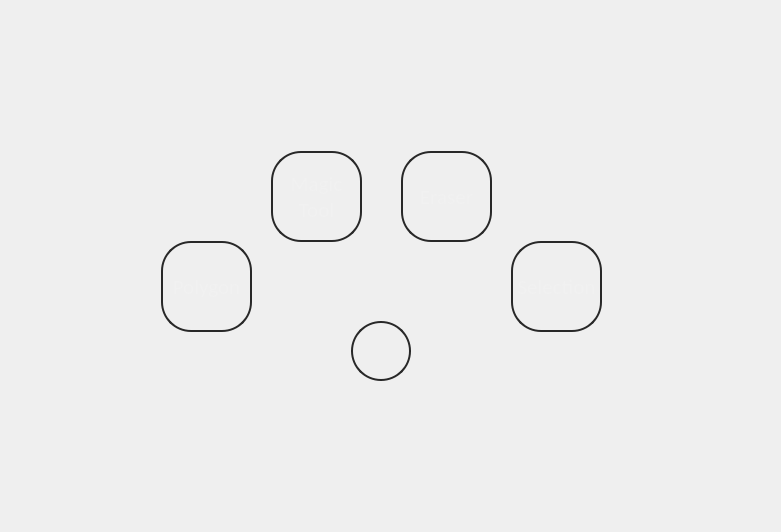
<?xml version="1.0" encoding="UTF-8"?>
<ui version="4.0">
 <class>tool_selection_onscreen_menu</class>
 <widget class="QDialog" name="tool_selection_onscreen_menu">
  <property name="geometry">
   <rect>
    <x>0</x>
    <y>0</y>
    <width>781</width>
    <height>532</height>
   </rect>
  </property>
  <property name="windowTitle">
   <string>Dialog</string>
  </property>
  <property name="styleSheet">
   <string notr="true">
QPushButton{

font: 16pt &quot;Calibri&quot;;
border-width: 2px;
border-color:  rgb(40, 40, 40);
border-style: solid;
border-radius:30;
	color: rgba(255, 255, 255,25);

background-color: rgba(0,0,0,0);
}
QPushButton:hover{
border-width: 2px;
border-color:  rgb(255, 160, 0);
border-style: solid;
border-radius:45;
	color: black;
background-color: rgba(0,0,0,0);

}

QPushButton#tool_selection_menu_auto_cut_btn{

border-image: url(&quot;C:/Users/manos/Documents/Ntopfluov1/data/icons/icons_aa_tool/PopUP Menu Magic.png&quot;) 178 178 178 178 stretch stretch;

}
QPushButton#tool_selection_menu_auto_cut_btn:checked {
border-image: url();
}
QPushButton#tool_selection_menu_selection_btn{
border-image: url(C:/Users/manos/Documents/Ntopfluov1/data/icons/icons_aa_tool/PopUP MenuArrow.png) 178 178 178 178 stretch stretch;
}
QPushButton#tool_selection_menu_selection_btn:checked {
border-image: url();
}
QPushButton#tool_selection_menu_polygon_btn{
border-image: url(C:/Users/manos/Documents/Ntopfluov1/data/icons/icons_aa_tool/PopUP Menu DrawPol.png) 178 178 178 178 stretch stretch;
}
QPushButton#tool_selection_menu_polygon_btn:checked {
border-image: url();
}QPushButton#tool_selection_menu_erase{
border-image: url(&quot;C:/Users/manos/Documents/Ntopfluov1/data/icons/icons_aa_tool/PopUP Menu Erase.png&quot;)  178 178 178 178 stretch stretch;;
}
QPushButton#tool_selection_menu_erase:checked {
border-image: url();
}

QPushButton#tool_selection_menu_Center{
border-image: url(&quot;C:/Users/manos/Documents/Ntopfluov1/data/icons/icons_aa_tool/PopUP Menu Center.png&quot;)  190 190 190 190 stretch stretch;;

font: 16pt &quot;Calibri&quot;;
border-width: 2px;
border-color:  rgb(40, 40, 40);
border-style: solid;
border-radius:30;
	color: rgba(255, 255, 255,25);

background-color: rgba(0,0,0,0);


}
QPushButton#tool_selection_menu_Center:hover{

border-width: 2px;
border-color:   rgb(40, 40, 40);
border-style: solid;
border-radius:30;
	color: black;
background-color: rgba(0,0,0,0);

}





</string>
  </property>
  <layout class="QGridLayout" name="gridLayout">
   <item row="0" column="0">
    <widget class="QFrame" name="OouterFrame">
     <property name="styleSheet">
      <string notr="true">QFrame{
background-color: rgba(255, 255, 255,0);
}
</string>
     </property>
     <property name="frameShape">
      <enum>QFrame::StyledPanel</enum>
     </property>
     <property name="frameShadow">
      <enum>QFrame::Raised</enum>
     </property>
     <widget class="QFrame" name="InnerFrame">
      <property name="geometry">
       <rect>
        <x>130</x>
        <y>90</y>
        <width>491</width>
        <height>291</height>
       </rect>
      </property>
      <property name="styleSheet">
       <string notr="true">QFrame{
background-color: rgba(255, 255, 255,0);
}
</string>
      </property>
      <property name="frameShape">
       <enum>QFrame::StyledPanel</enum>
      </property>
      <property name="frameShadow">
       <enum>QFrame::Raised</enum>
      </property>
      <widget class="QPushButton" name="tool_selection_menu_polygon_btn">
       <property name="geometry">
        <rect>
         <x>20</x>
         <y>140</y>
         <width>91</width>
         <height>91</height>
        </rect>
       </property>
       <property name="font">
        <font>
         <family>Calibri</family>
         <pointsize>16</pointsize>
         <weight>50</weight>
         <italic>false</italic>
         <bold>false</bold>
        </font>
       </property>
       <property name="styleSheet">
        <string notr="true"/>
       </property>
       <property name="text">
        <string>Polygon</string>
       </property>
       <property name="checkable">
        <bool>true</bool>
       </property>
      </widget>
      <widget class="QPushButton" name="tool_selection_menu_selection_btn">
       <property name="geometry">
        <rect>
         <x>370</x>
         <y>140</y>
         <width>91</width>
         <height>91</height>
        </rect>
       </property>
       <property name="font">
        <font>
         <family>Calibri</family>
         <pointsize>16</pointsize>
         <weight>50</weight>
         <italic>false</italic>
         <bold>false</bold>
        </font>
       </property>
       <property name="styleSheet">
        <string notr="true"/>
       </property>
       <property name="text">
        <string>Selection</string>
       </property>
       <property name="checkable">
        <bool>true</bool>
       </property>
       <property name="checked">
        <bool>true</bool>
       </property>
      </widget>
      <widget class="QPushButton" name="tool_selection_menu_erase">
       <property name="geometry">
        <rect>
         <x>260</x>
         <y>50</y>
         <width>91</width>
         <height>91</height>
        </rect>
       </property>
       <property name="font">
        <font>
         <family>Calibri</family>
         <pointsize>16</pointsize>
         <weight>50</weight>
         <italic>false</italic>
         <bold>false</bold>
        </font>
       </property>
       <property name="styleSheet">
        <string notr="true"/>
       </property>
       <property name="text">
        <string>Eraser</string>
       </property>
       <property name="checkable">
        <bool>true</bool>
       </property>
      </widget>
      <widget class="QPushButton" name="tool_selection_menu_auto_cut_btn">
       <property name="geometry">
        <rect>
         <x>130</x>
         <y>50</y>
         <width>91</width>
         <height>91</height>
        </rect>
       </property>
       <property name="font">
        <font>
         <family>Calibri</family>
         <pointsize>16</pointsize>
         <weight>50</weight>
         <italic>false</italic>
         <bold>false</bold>
        </font>
       </property>
       <property name="styleSheet">
        <string notr="true"/>
       </property>
       <property name="text">
        <string>Magic
Tool</string>
       </property>
       <property name="checkable">
        <bool>true</bool>
       </property>
      </widget>
      <widget class="QPushButton" name="tool_selection_menu_Center">
       <property name="geometry">
        <rect>
         <x>210</x>
         <y>220</y>
         <width>60</width>
         <height>60</height>
        </rect>
       </property>
       <property name="font">
        <font>
         <family>Calibri</family>
         <pointsize>16</pointsize>
         <weight>50</weight>
         <italic>false</italic>
         <bold>false</bold>
        </font>
       </property>
       <property name="styleSheet">
        <string notr="true"/>
       </property>
       <property name="text">
        <string/>
       </property>
      </widget>
     </widget>
    </widget>
   </item>
  </layout>
 </widget>
 <resources/>
 <connections/>
</ui>
